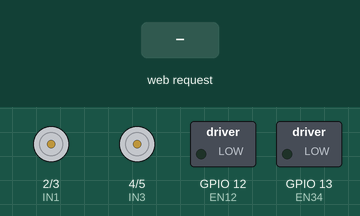
The sketch below on a simulated ESP32. On the bench: motor-driver pin pairs drawn as motors (green arrow = first pin HIGH = forward, orange = second pin HIGH = backward, longer = more drive), switched loads named in the sketch (green lamp = pin HIGH). The inputs (shaded band) are chosen by the test bench. WiFi joins after 1.5 s; servers stay silent unless stated; what the sketch prints to the serial monitor is not drawn.

Above: at 2.7 s.
2.8 s: HTTP request GET /sensor received
At 3.2 s:
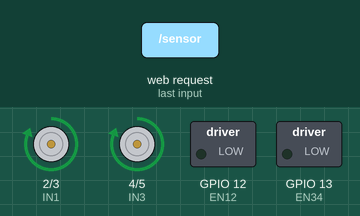
Timing chart, 0 to 5.8 s (numbered marks = the images above; inputs shaded):
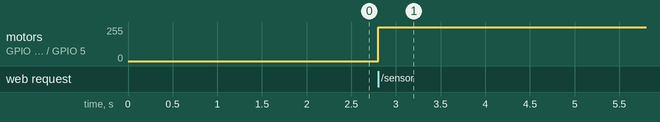

Measured:
- after the input at 2.8 s, motor on GPIO 2 (IN1) / GPIO 3 (IN2), motor on GPIO 4 (IN3) / GPIO 5 (IN4): stopped → forward 255/255 at once

The sketch:

esp.ino
```cpp
#include <WiFi.h>
#define LIR 32
#define RIR 34

// #define EN12 7
// #define EN34 6
#define EN12 12
#define EN34 13

#define IN1 2
#define IN2 3
#define IN3 4
#define IN4 5

// PID Variables
float kp = 0.5;
float kd = 0.01;
float ki = 0.0;
int base_speed = 200;
float error = 0;
float integral = 0;
float derivative = 0;
float last_error = 0;
float output = 0;

const char* ssid = "realme GT 2";
const char* password = "12345678";

WiFiServer server(80);

void setup() {
    pinMode(LIR, INPUT);
    pinMode(RIR, INPUT);
    pinMode(IN1, OUTPUT);
    pinMode(IN2, OUTPUT);
    pinMode(IN3, OUTPUT);
    pinMode(IN4, OUTPUT);

    ledcAttach(EN12, 5000, 8); // Pin, Frequency, Resolution

    ledcAttach(EN34, 5000, 8);


    Serial.begin(115200);

    WiFi.begin(ssid, password);
    Serial.print("Connecting to WiFi");
    while (WiFi.status() != WL_CONNECTED) {
        delay(500);
        Serial.print(".");
    }

    Serial.println("\nWiFi connected");
    Serial.print("IP address: ");
    Serial.println(WiFi.localIP());

    server.begin();
}


void set_motor_speed(int motor, int speed) {
  if (motor == 0) { // Left motor
    if (speed > 0) {
      digitalWrite(IN1, HIGH);
      digitalWrite(IN2, LOW);
      ledcWrite(0, speed);
    } else {
      digitalWrite(IN1, LOW);
      digitalWrite(IN2, LOW);
      ledcWrite(0, 0);
    }
  } else if (motor == 1) { // Right motor
    if (speed > 0) {
      digitalWrite(IN3, HIGH);
      digitalWrite(IN4, LOW);
      ledcWrite(1, speed);
    } else {
      digitalWrite(IN3, LOW);
      digitalWrite(IN4, LOW);
      ledcWrite(1, 0);
    }
  }
}

void loop() {
    WiFiClient client = server.available();
    if (!client) return;

    Serial.println("Client connected");

    while (!client.available()) {
        delay(1);
    }

    String req = client.readStringUntil('\r');
    client.readStringUntil('\n'); // discard the rest
    Serial.print("Request: ");
    Serial.println(req);
    int left = analogRead(LIR);   // 0 - 1023
    int right = analogRead(RIR);

    error = (float)(right - left); // Positive if drifted left
    integral += error;
    derivative = error - last_error;
    float correction = kp * error + kd * derivative + ki * integral;

    int left_speed = base_speed + correction;
    int right_speed = base_speed - correction;

    // Clamp values between 0 and 255
    left_speed = constrain(left_speed, 0, 255);
    right_speed = constrain(right_speed, 0, 255);

    set_motor_speed(0, left_speed);
    set_motor_speed(1, right_speed);

    if (req.indexOf("/sensor") >= 0) {
        client.println("HTTP/1.1 200 OK");
        client.println("Content-Type: text/plain");
        client.println("Connection: close");
        client.println();
        client.print("Error: ");
        client.print(error);
        client.print(" Correction: ");
        client.println(correction);
    } else {
        // Serve HTML with JavaScript
        client.println("HTTP/1.1 200 OK");
        client.println("Content-Type: text/html");
        client.println("Connection: close");
        client.println();
        client.println("<!DOCTYPE html><html><head><title>ESP32 Sensor</title></head><body>");
        client.println("<h1>Line Follower</h1>");
        client.println("<div id='sensor'>Loading...</div>");
        client.println("<script>");
        client.println("setInterval(() => {");
        client.println("fetch('/sensor').then(r => r.text()).then(data => {");
        client.println("document.getElementById('sensor').innerText = data;");
        client.println("}); }, 500);");
        client.println("</script>");
        client.println("</body></html>");
    }

    delay(1);
    client.stop();
    Serial.println("Client disconnected");
}
```
